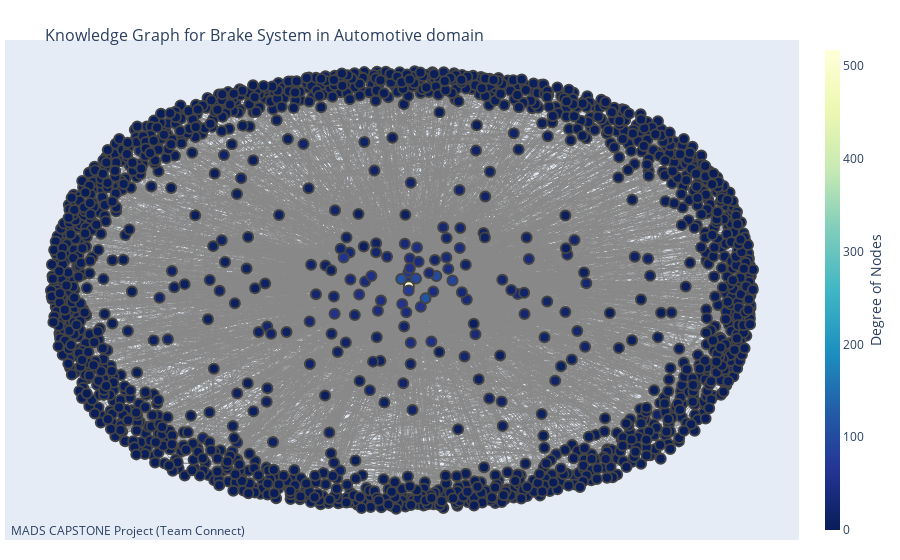

Write notebook code for a chart like this one.
### Code cell
import plotly.graph_objects as go
import networkx as nx

# All the nodes and edges in the graph
dd = wiki_hg_score_grp.copy()

# Brake and parameters associated with the Brake
dd1 = wiki_hg_score_grp[(wiki_hg_score_grp.relation=='has parameter')
                                            & (wiki_hg_score_grp.source_term=='Brake')]

# Brake Elements (structure)
dd2 = wiki_hg_score_grp[(wiki_hg_score_grp.relation=='consists of')
                        & (wiki_hg_score_grp.source_term=='Brake')]

draw(dd)

### Figure 1 — Plotly figure (JSON) as saved in the notebook; plotly's stock layout.template omitted (floating-point values rounded to 4 significant figures; data arrays with more than 128 entries replaced by an {"elided": "..."} marker saying what was removed)
{"data": [{"hoverinfo": "none", "line": {"color": "#888", "width": 0.5}, "mode": "lines", "type": "scatter", "x": {"elided": "36891 float values"}, "y": {"elided": "36891 float values"}}, {"hoverinfo": "text", "marker": {"color": {"elided": "1499 int values"}, "colorbar": {"thickness": 15, "title": {"side": "right", "text": "Degree of Nodes"}, "xanchor": "left"}, "colorscale": [[0, "rgb(255,255,217)"], [0.125, "rgb(237,248,177)"], [0.25, "rgb(199,233,180)"], [0.375, "rgb(127,205,187)"], [0.5, "rgb(65,182,196)"], [0.625, "rgb(29,145,192)"], [0.75, "rgb(34,94,168)"], [0.875, "rgb(37,52,148)"], [1, "rgb(8,29,88)"]], "line": {"width": 2}, "reversescale": true, "showscale": true, "size": 10}, "mode": "markers", "text": {"elided": "1499 str values"}, "type": "scatter", "x": {"elided": "1499 float values"}, "y": {"elided": "1499 float values"}}], "layout": {"annotations": [{"showarrow": false, "text": "MADS CAPSTONE Project (Team Connect)", "x": 0.005, "xref": "paper", "y": -0.002, "yref": "paper"}], "hovermode": "closest", "margin": {"b": 20, "l": 5, "r": 5, "t": 40}, "showlegend": false, "title": {"font": {"size": 16}, "text": "<br>Knowledge Graph for Brake System in Automotive domain"}, "xaxis": {"showgrid": false, "showticklabels": false, "zeroline": false}, "yaxis": {"showgrid": false, "showticklabels": false, "zeroline": false}}}
